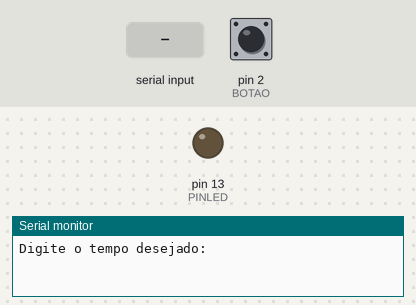
A program run on a simulated Arduino Uno, built with avr-gcc and run on an emulated ATmega328P. Shown: output pins drawn as LEDs (lit = HIGH), the last lines printed to the serial monitor. Dashed ring = blinking. Inputs (shaded band) come from the test bench; at power-on: pin 2 (BOTAO) LOW.

Above: at 1.2 s.
1.3 s: pin 2 (BOTAO) pulled HIGH for 3.2 s
At 1.9 s:
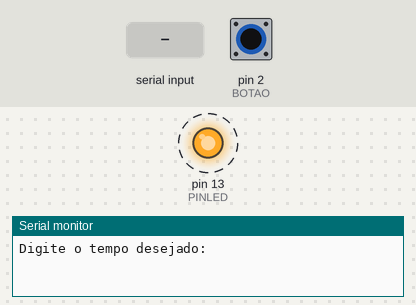
6.0 s: "90,45\n" received over Serial
7.5 s: "5\n" received over Serial
9.0 s: pin 2 (BOTAO) pulled HIGH for 0.15 s
At 9.8 s:
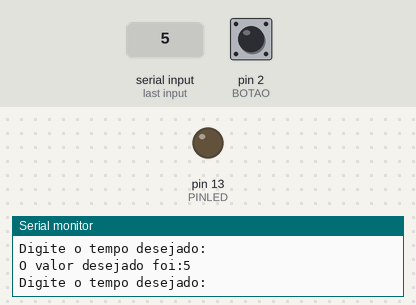
10.6 s: pin 2 (BOTAO) pulled HIGH for 1 s
At 10.83 s:
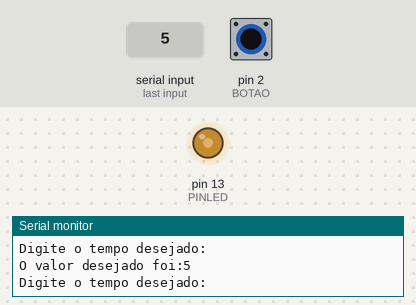
Timing chart, 0 to 13.6 s (numbered marks = the images above; inputs shaded):
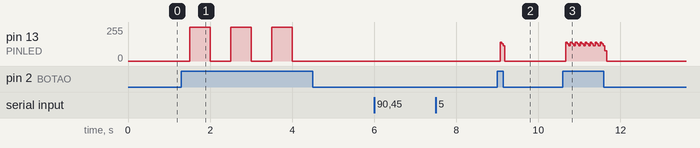

Measured:
- after the input at 1.3 s, pin 13 (PINLED): alternates 255/255 for 0.50 s and 0/255 for 0.50 s, 6 changes in all, then stays 0/255, starting after 0.20 s
- after the input at 9.0 s, pin 13 (PINLED): 0/255 → 140/255 after 0.07 s, → 128/255 0.04 s later, → 115/255 0.04 s later, → 0/255 0.04 s later

The program:

main.cpp
```cpp
#include <Arduino.h>
#include "inindThread.h"

#define PINLED 13
#define BOTAO 2

void piscaLed()
{
  bool x = digitalRead(PINLED);
  if (digitalRead(BOTAO) == HIGH)
  {
    digitalWrite(PINLED, !x);
  }
  else
  {
    digitalWrite(PINLED, LOW);
  }
}

void seralComm()
{
  if (Serial.available() > 0)
  {
    String x = Serial.readStringUntil('\n');
    Serial.print("O valor desejado foi:");
    Serial.println(x);
    Serial.println("Digite o tempo desejado:");
    thread.interval[0] = x.toInt();
  }
}

void setup()
{
  Serial.begin(115200);
  pinMode(PINLED, OUTPUT);
  pinMode(BOTAO, INPUT);
  threadSetup(piscaLed, 500, seralComm, 100, NULL);
  Serial.println("Digite o tempo desejado:");
}

void loop()
{
}
```

inindThread.h
```cpp
// O timer0 é utilizado pelo Arduino para funções como delay(), millis() e micros(). Então não se deve utilizar esse timer para evitar comprometer essas funções.
// O timer1 no Arduino UNO esse é o timer utilizado pela biblioteca de controle de servos. Caso você não esteja utilizando essa biblioteca, esse timer está livre para ser utilizado para outros propósitos. No Arduino Mega esse timer só será utilizado para controlar os servos se você estiver usando mais de 12 servos. (timer utilizado no projeto)
// O timer2 é utilizado pela função tone(). Então se você não precisar da função tone() esse timer está livre para outras aplicações
#include <Arduino.h>
#include <stdarg.h>
#include <TimerOne.h>

#define TIMER_INTERVAL_US 1000
#define TAMTHREAD 5
using CallbackFunc = void (*)(); // definição de tipo para nossa callback
struct threadStruct
{
  volatile CallbackFunc func[TAMTHREAD];
  volatile int interval[TAMTHREAD];
  volatile int time[TAMTHREAD];
};
threadStruct thread;
volatile int numThread;

void TimerHandler()
{
  for (int i = 0; i < numThread && i < TAMTHREAD; i++)
  {
    if (thread.time[i] >= thread.interval[i])
    {
      thread.func[i]();
      thread.time[i] = 0;
    }
    else
      thread.time[i]++;
  }
}

void threadSetup(CallbackFunc callback, int threadInterval, ...)
{
  numThread = 1;
  va_list args;
  va_start(args, threadInterval);

  while (va_arg(args, CallbackFunc))
  {
    va_arg(args, int);
    numThread++;
  }
  thread.time[0] = 0;
  thread.func[0] = callback;
  thread.interval[0] = threadInterval;

  va_start(args, threadInterval);
  for (int i = 1; i < numThread && i < TAMTHREAD; i++)
  {
    thread.time[i] = 0;
    thread.func[i] = va_arg(args, CallbackFunc);
    thread.interval[i] = va_arg(args, int);
  }
  va_end(args);
  Timer1.initialize(TIMER_INTERVAL_US); // The led will blink in a half second time interval
  Timer1.attachInterrupt(TimerHandler);
}
```
